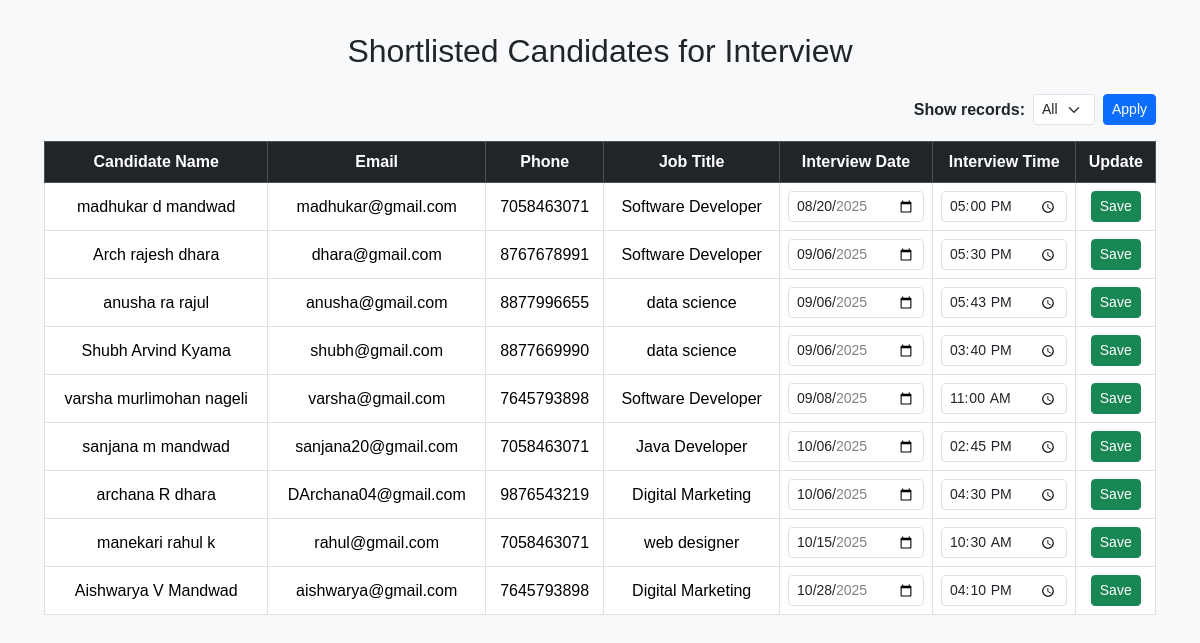
Page /interview.php on the committed database.
### tables this page shows
CREATE TABLE IF NOT EXISTS `job_applications` (
  `id` int NOT NULL AUTO_INCREMENT,
  `candidate_id` int DEFAULT NULL,
  `job_id` int DEFAULT NULL,
  `name` varchar(100) DEFAULT NULL,
  `email` varchar(100) DEFAULT NULL,
  `phone` varchar(20) DEFAULT NULL,
  `resume` varchar(255) DEFAULT NULL,
  `cover_letter` text,
  `applied_at` timestamp NULL DEFAULT CURRENT_TIMESTAMP,
  `status` varchar(50) DEFAULT 'Pending',
  `reason` text,
  `interview_date` date DEFAULT NULL,
  `interview_time` time DEFAULT NULL,
  `applied_on` datetime DEFAULT CURRENT_TIMESTAMP,
  `meet_link` varchar(255) DEFAULT NULL,
  `interview_status` enum('Pending','Attended','Not Attended') DEFAULT 'Pending',
  `selection_status` enum('Pending','Selected','Rejected') DEFAULT 'Pending',
  `rejection_reason` text,
  `offer_letter` varchar(255) DEFAULT NULL,
  `interview_letter_path` varchar(255) DEFAULT NULL,
  `offer_status` enum('Pending','Accepted','Rejected') DEFAULT 'Pending',
  PRIMARY KEY (`id`)
);

CREATE TABLE IF NOT EXISTS `candidates` (
  `id` int NOT NULL AUTO_INCREMENT,
  `full_name` varchar(100) DEFAULT NULL,
  `email` varchar(100) DEFAULT NULL,
  `password` varchar(255) DEFAULT NULL,
  `contact` varchar(15) DEFAULT NULL,
  `gender` varchar(10) DEFAULT NULL,
  `qualification` varchar(100) DEFAULT NULL,
  `dob` date DEFAULT NULL,
  `photo` varchar(255) DEFAULT NULL,
  `resume` varchar(255) DEFAULT NULL,
  `experience_status` enum('Yes','No') DEFAULT NULL,
  `experience_details` text,
  `employee_type` tinyint(1) NOT NULL DEFAULT '0',
  `status` varchar(20) DEFAULT 'Pending',
  PRIMARY KEY (`id`),
  UNIQUE KEY `email` (`email`)
);

CREATE TABLE IF NOT EXISTS `jobs` (
  `job_id` int NOT NULL AUTO_INCREMENT,
  `title` varchar(255) DEFAULT NULL,
  `description` text,
  `posted_date` date NOT NULL DEFAULT (curdate()),
  `from_date` date DEFAULT NULL,
  `to_date` date DEFAULT NULL,
  `image` varchar(255) DEFAULT NULL,
  PRIMARY KEY (`job_id`)
);

### interview.php (the view, shortened to what this page needs)
<?php
$conn = new mysqli("localhost", "root", "", "company_db");
$limit = isset($_GET['limit']) ? intval($_GET['limit']) : 0;
$minDate = date('Y-m-d');
$maxDate = date('Y-m-d', strtotime('+1 month'));
$minTime = "08:00";
$maxTime = "18:00";
$sqlBase = "
SELECT
  ja.id, ja.candidate_id, ja.job_id, ja.interview_date, ja.interview_time,
  c.full_name, c.email, c.contact,
  j.title AS job_title
FROM
  job_applications ja
JOIN candidates c ON ja.candidate_id = c.id
JOIN jobs j ON ja.job_id = j.job_id
WHERE ja.status = 'Shortlisted'
ORDER BY ja.interview_date IS NULL ASC, ja.interview_date ASC
";
if ($limit > 0) {
    $sql = $sqlBase . " LIMIT " . $limit;
} else {
    $sql = $sqlBase;
}
$result = $conn->query($sql);
$showingRecords = $result->num_rows;
?>
<!DOCTYPE html>
<html lang="en">
<head>
  <link href="https://cdn.jsdelivr.net/npm/bootstrap@5.3.2/dist/css/bootstrap.min.css" rel="stylesheet" />
</head>
<body>
<div class="container">
  <h2 class="text-center mb-4">Shortlisted Candidates for Interview</h2>
  <div class="d-flex justify-content-end mb-3">
    <form method="GET" class="d-flex align-items-center gap-2">
      <label for="limit" class="form-label mb-0 fw-semibold">Show records:</label>
      <select name="limit" id="limit" class="form-select form-select-sm" style="width: auto;">
        <option value="0" <?= ($limit == 0) ? 'selected' : '' ?>>All</option>
      </select>
      <button type="submit" class="btn btn-primary btn-sm">Apply</button>
    </form>
  </div>
  <div class="table-responsive">
  <table class="table table-bordered table-hover form-table align-middle bg-white">
    <thead class="table-dark text-center">
      <tr>
        <th>Candidate Name</th>
        <th>Email</th>
        <th>Phone</th>
        <th>Job Title</th>
        <th>Interview Date</th>
        <th>Interview Time</th>
        <th>Update</th>
      </tr>
    </thead>
    <tbody>
      <?php if ($result && $showingRecords > 0): ?>
        <?php while ($row = $result->fetch_assoc()): ?>
          <tr>
            <form method="POST" action="update_interview.php" class="inline-form d-flex gap-2 align-items-center">
              <td class="text-center align-middle"><?= htmlspecialchars($row['full_name']) ?></td>
              <td class="text-center align-middle"><?= htmlspecialchars($row['email']) ?></td>
              <td class="text-center align-middle"><?= htmlspecialchars($row['contact']) ?></td>
              <td class="text-center align-middle"><?= htmlspecialchars($row['job_title']) ?></td>
              <td class="text-center align-middle">
                <input
                  type="date"
                  name="interview_date"
                  value="<?= htmlspecialchars($row['interview_date'] ?? '') ?>"
                  min="<?= $minDate ?>"
                  max="<?= $maxDate ?>"
                  class="form-control form-control-sm"
                  required
                >
              </td>
              <td class="text-center align-middle">
                <input
                  type="time"
                  name="interview_time"
                  value="<?= htmlspecialchars($row['interview_time'] ?? '') ?>"
                  min="<?= $minTime ?>"
                  max="<?= $maxTime ?>"
                  class="form-control form-control-sm"
                  required
                >
              </td>
              <td class="text-center align-middle">
                <button type="submit" class="btn btn-success btn-sm">Save</button>
              </td>
            </form>
          </tr>
        <?php endwhile; ?>
      <?php else: ?>
        <tr><td colspan="7" class="text-center text-muted fst-italic">No shortlisted candidates yet.</td></tr>
      <?php endif; ?>
    </tbody>
  </table>
  </div>
</div>
</body>
</html>

### interview.php (style rules this page uses)
body { background: #f8f9fa; padding: 2rem; font-family: Arial, sans-serif; }
table.form-table input[type="date"], table.form-table input[type="time"] { max-width: 160px; }
form.inline-form { margin: 0; }
.table-responsive { max-height: 600px; overflow-y: auto; }
.table thead th { position: sticky; top: 0; z-index: 2; background: #212529; color: #fff; }

### rows in the picture
job_applications: candidate.full_name "madhukar d mandwad", candidate.email "madhukar@gmail.com", candidate.contact "7058463071", job.title "Software Developer", interview_date "08/20/2025", interview_time "17:00:00"
job_applications: candidate.full_name "Arch rajesh dhara", candidate.email "dhara@gmail.com", candidate.contact "8767678991", job.title "Software Developer", interview_date "09/06/2025", interview_time "17:30:00"
job_applications: candidate.full_name "anusha ra rajul", candidate.email "anusha@gmail.com", candidate.contact "8877996655", job.title "data science", interview_date "09/06/2025", interview_time "17:43:00"
job_applications: candidate.full_name "Shubh Arvind Kyama", candidate.email "shubh@gmail.com", candidate.contact "8877669990", job.title "data science", interview_date "09/06/2025", interview_time "15:40:00"
job_applications: candidate.full_name "varsha murlimohan nageli", candidate.email "varsha@gmail.com", candidate.contact "7645793898", job.title "Software Developer", interview_date "09/08/2025", interview_time "11:00:00"
job_applications: candidate.full_name "sanjana m mandwad", candidate.email "sanjana20@gmail.com", candidate.contact "7058463071", job.title "Java Developer", interview_date "10/06/2025", interview_time "14:45:00"
job_applications: candidate.full_name "archana R dhara", candidate.email "DArchana04@gmail.com", candidate.contact "9876543219", job.title "Digital Marketing", interview_date "10/06/2025", interview_time "16:30:00"
job_applications: candidate.full_name "manekari rahul k", candidate.email "rahul@gmail.com", candidate.contact "7058463071", job.title "web designer", interview_date "10/15/2025", interview_time "10:30:00"
job_applications: candidate.full_name "Aishwarya V Mandwad", candidate.email "aishwarya@gmail.com", candidate.contact "7645793898", job.title "Digital Marketing", interview_date "10/28/2025", interview_time "16:10:00"
